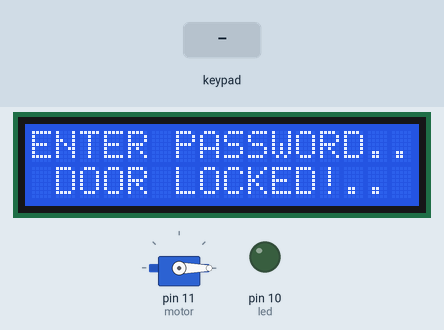
Simulated run of this sketch. Board: Arduino Uno, built with avr-gcc and run on an emulated ATmega328P. On the bench: 16×2 character LCD, servo, output pins drawn as LEDs (lit = HIGH). The test bench sets the inputs (shaded band).

Above: at 1.2 s.
1.3 s: keypad keys 1 2 3 4 pressed 0.4 s apart
At 3.8 s:
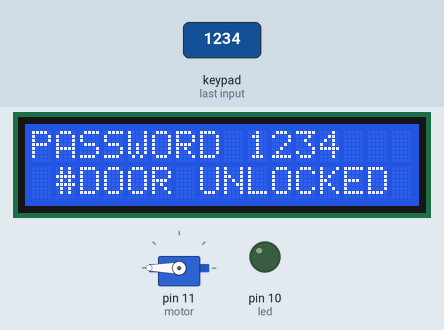
5.9 s: keypad keys 9 8 7 6 pressed 0.4 s apart
At 9.7 s:
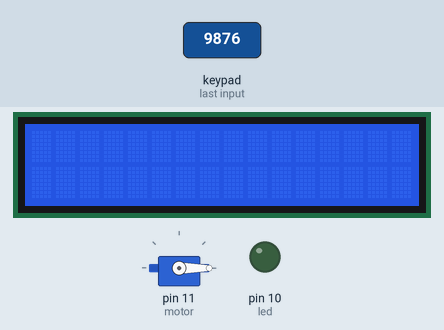
10.1 s: keypad keys 5 4 3 2 pressed 0.4 s apart
At 12.6 s:
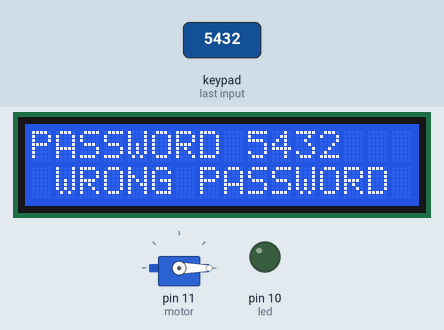
Timing chart, 0 to 14.1 s (numbered marks = the images above; inputs shaded):
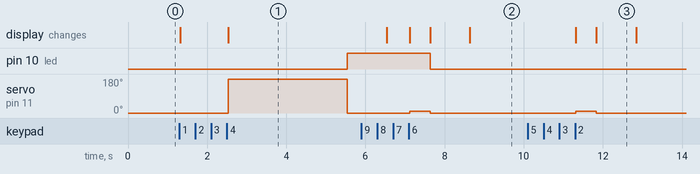

The sketch:

sketch.ino
```cpp
#include <Keypad.h>
const byte rows=4;
const byte cols=4;
char keys[rows][cols]={
  {'1','2','3','A'},
  {'4','5','6','B'},
  {'7','8','9','C'},
  {'*','0','#','D'},
};
byte rowpins[rows]={9,8,7,6};
byte colpins[cols]={5,4,3,2};
Keypad keypad=Keypad(makeKeymap(keys),rowpins,colpins,rows,cols);

#include<LiquidCrystal_I2C.h>
LiquidCrystal_I2C lcd(0x27,16,2);

#include <Servo.h>
Servo motor;

const int led=10;

String password = "1234";
String enteredpassword = "";

void setup() {
  // put your setup code here, to run once:
Serial.begin(9600);

lcd.init();
lcd.backlight();

lcd.print("ENTER PASSWORD..");
lcd.setCursor(1,1);
lcd.print("DOOR LOCKED!..");
motor.write(0);
pinMode(led, OUTPUT);

motor.attach(11);

}
void loop() {
char Key=keypad.getKey();
if (Key){
  lcd.clear();
  lcd.setCursor(0,0);
  lcd.print("PASSWORD ");
  lcd.print(enteredpassword+Key);
  enteredpassword+=Key;
  if (enteredpassword.length()==4){
    if (enteredpassword==password){
      lcd.setCursor(1,1);
      lcd.print("#DOOR UNLOCKED");
      motor.write(180);
      delay(3000);
      motor.write(0);
      digitalWrite(led, HIGH);
      delay(1000);
    }
    else{
      motor.write(10);
      delay(500);
      motor.write(0);
      lcd.setCursor(1,1);
      lcd.print("WRONG PASSWORD");
      digitalWrite(led, LOW);
      delay(1000);
    }
    enteredpassword="";
  }
  lcd.clear();
}
}
```

Measured:
- after the input at 1.3 s, pin 10 (led): LOW → HIGH after 4.2 s; servo on pin 11 (motor): 0° → 180° after 1.2 s, → 0° 3.0 s later; the display: first changes at once (image 1 shows a later state)
- after the input at 5.9 s, pin 10 (led): HIGH → LOW after 1.7 s; servo on pin 11 (motor): 0° → 10° after 1.2 s, → 0° 0.51 s later; the display: first differs from a run without the input after 1.2 s (image 2 shows a later state)
- after the input at 10.1 s, servo on pin 11 (motor): 0° → 10° after 1.2 s, → 0° 0.51 s later; the display: first changes after 1.2 s (image 3 shows a later state)
- what the display in image 3 shows lasts 1.0 s, from 11.8 s to 12.8 s
